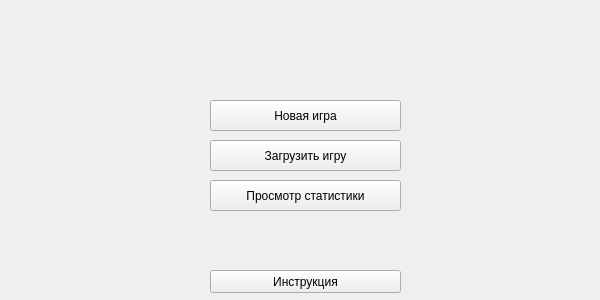
<?xml version="1.0" encoding="UTF-8"?>
<ui version="4.0">
 <class>Form</class>
 <widget class="QWidget" name="Form">
  <property name="geometry">
   <rect>
    <x>0</x>
    <y>0</y>
    <width>600</width>
    <height>300</height>
   </rect>
  </property>
  <property name="windowTitle">
   <string>Начнём!</string>
  </property>
  <widget class="QPushButton" name="new_game_btn">
   <property name="geometry">
    <rect>
     <x>210</x>
     <y>100</y>
     <width>191</width>
     <height>31</height>
    </rect>
   </property>
   <property name="text">
    <string>Новая игра</string>
   </property>
  </widget>
  <widget class="QLabel" name="greeting_label">
   <property name="geometry">
    <rect>
     <x>110</x>
     <y>50</y>
     <width>391</width>
     <height>31</height>
    </rect>
   </property>
   <property name="font">
    <font>
     <pointsize>16</pointsize>
    </font>
   </property>
   <property name="text">
    <string/>
   </property>
   <property name="alignment">
    <set>Qt::AlignCenter</set>
   </property>
  </widget>
  <widget class="QPushButton" name="instruction_btn">
   <property name="geometry">
    <rect>
     <x>210</x>
     <y>270</y>
     <width>191</width>
     <height>23</height>
    </rect>
   </property>
   <property name="text">
    <string>Инструкция</string>
   </property>
  </widget>
  <widget class="QPushButton" name="load_game_btn">
   <property name="geometry">
    <rect>
     <x>210</x>
     <y>140</y>
     <width>191</width>
     <height>31</height>
    </rect>
   </property>
   <property name="text">
    <string>Загрузить игру</string>
   </property>
  </widget>
  <widget class="QPushButton" name="statistics_btn">
   <property name="geometry">
    <rect>
     <x>210</x>
     <y>180</y>
     <width>191</width>
     <height>31</height>
    </rect>
   </property>
   <property name="text">
    <string>Просмотр статистики</string>
   </property>
  </widget>
 </widget>
 <resources/>
 <connections/>
</ui>
